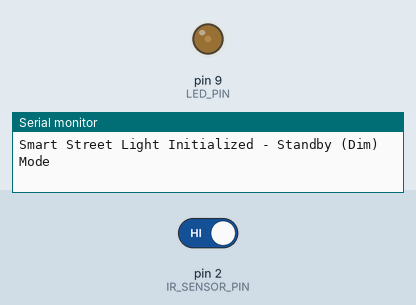
Recording of a sketch running on a simulated Arduino Uno, built with avr-gcc and run on an emulated ATmega328P. Shown: output pins drawn as LEDs (lit = HIGH), the last lines printed to the serial monitor. The test bench sets the inputs (shaded band); at power-on: pin 2 (IR_SENSOR_PIN) HIGH.

Above: at 1.2 s.
1.3 s: pin 2 (IR_SENSOR_PIN) driven LOW
At 3.4 s:
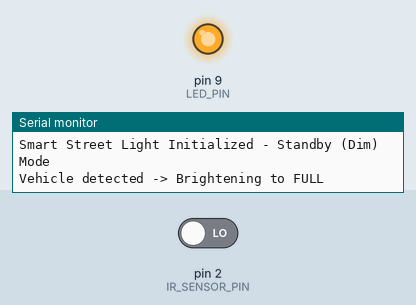
Timing chart, 0 to 4.9 s (numbered marks = the images above; inputs shaded):
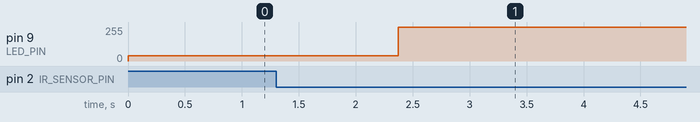

The sketch:

smart_street_light.ino
```cpp
/*
  ==========================================================
  SMART STREET LIGHT - Occupancy Based Dimming (Prototype)
  ==========================================================

  PROJECT IDEA:
  Highway street lights normally stay at full brightness all
  night, wasting electricity even when no vehicle is on the
  road. This system keeps the light DIM (standby/energy-saving
  mode) by default. When a vehicle approaches and is detected
  by the sensor, the light smoothly brightens to FULL. Once the
  vehicle has passed, the light gradually fades back to dim.

  PROTOTYPE HARDWARE (small-scale demo):
    - IR Obstacle Avoidance Sensor Module -> OUT pin to Digital Pin 2
    - LED (street light)                  -> PWM Pin 9 (through resistor)

  REAL-WORLD VERSION (for actual deployment):
    Replace the basic IR module with long-range sensors such as:
      - PIR motion sensors (for general presence)
      - Microwave / Doppler radar sensors (long range, vehicle speed)
      - Laser/Time-of-Flight (ToF) distance sensors (long range, accurate)
    And replace the LED with an LED driver / relay / MOSFET
    controlling actual high-power street light fixtures.

  NOTE ON SENSOR LOGIC:
    Most basic IR obstacle sensor modules output:
      LOW  -> object/vehicle detected
      HIGH -> no object detected
    Some modules have a jumper to invert this. If your light
    behaves backwards (dims when a vehicle passes), simply
    change "== LOW" to "== HIGH" in the code below.
*/

const int IR_SENSOR_PIN = 2;      // Digital pin connected to IR sensor OUT
const int LED_PIN       = 9;      // PWM-capable pin connected to LED

const int DIM_BRIGHTNESS  = 40;    // Standby brightness (~15% of 255)
const int FULL_BRIGHTNESS = 255;   // Full brightness (100%) when vehicle detected

const unsigned long HOLD_TIME = 4000;  // Time (ms) light stays bright after vehicle leaves
const int FADE_STEP_DELAY     = 5;     // Delay (ms) per brightness step -> controls fade speed

int currentBrightness = DIM_BRIGHTNESS;
unsigned long lastDetectedTime = 0;
bool vehiclePresent = false;

void setup() {
  pinMode(IR_SENSOR_PIN, INPUT);
  pinMode(LED_PIN, OUTPUT);

  Serial.begin(9600);

  // Start in dim/standby mode
  analogWrite(LED_PIN, DIM_BRIGHTNESS);
  Serial.println("Smart Street Light Initialized - Standby (Dim) Mode");
}

void loop() {
  int sensorState = digitalRead(IR_SENSOR_PIN);

  // Adjust this comparison if your sensor's logic is inverted
  bool vehicleDetected = (sensorState == LOW);

  if (vehicleDetected) {
    lastDetectedTime = millis();

    if (!vehiclePresent) {
      Serial.println("Vehicle detected -> Brightening to FULL");
    }
    vehiclePresent = true;

    fadeTowards(FULL_BRIGHTNESS);
  }
  else {
    // No vehicle right now - check if hold time has elapsed
    if (vehiclePresent && (millis() - lastDetectedTime >= HOLD_TIME)) {
      Serial.println("Road clear -> Dimming back to standby");
      vehiclePresent = false;
    }

    if (!vehiclePresent) {
      fadeTowards(DIM_BRIGHTNESS);
    }
  }
}

// Smoothly steps the LED brightness one unit towards the target value.
// Calling this repeatedly inside loop() creates a gradual fade effect
// instead of an abrupt jump in brightness.
void fadeTowards(int targetBrightness) {
  if (currentBrightness < targetBrightness) {
    currentBrightness++;
  } else if (currentBrightness > targetBrightness) {
    currentBrightness--;
  } else {
    return; // Already at target, nothing to do
  }

  analogWrite(LED_PIN, currentBrightness);
  delay(FADE_STEP_DELAY);
}
```

Measured:
- after the input at 1.3 s, pin 9 (LED_PIN): 40/255 → 255/255 after 1.1 s
